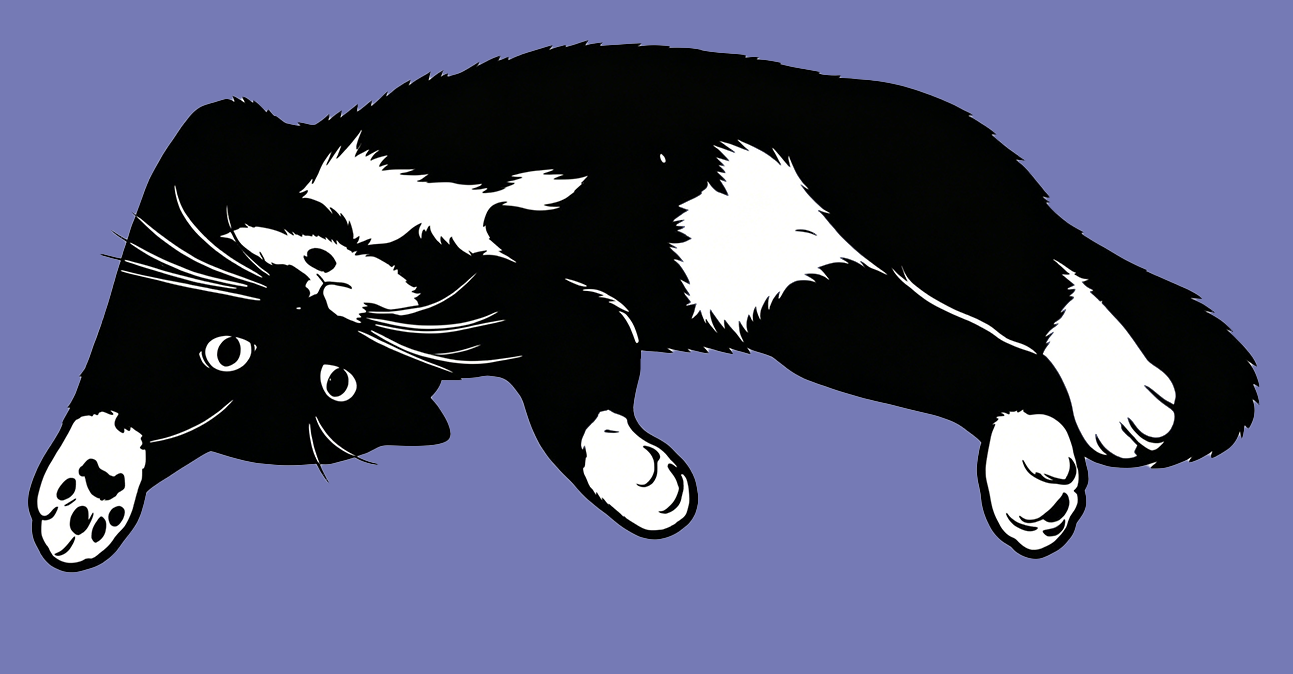
#> input picture images/menu/menu_shop2.png, 1293 x 674 px
$ python covert_pic.py
#> lines starting #> are read from the running program, lines starting #| are printed output that depends on the picture
from PIL import Image
import os

img = Image.open('images/menu/menu_shop2.png')
#> img is the input picture: PIL image 1293x674 RGBA; mean R, G, B, A 91.3, 94.6, 127.3, 255
bbox = img.getbbox()
#> bbox = (0, 0, 1293, 674)
cropped = img.crop(bbox)

size = max(cropped.size)
#> size = 1293
square = Image.new('RGBA', (size, size), (0, 0, 0, 0))
#> square: PIL image 1293x1293 RGBA; every value is 0
offset = ((size - cropped.width) // 2, (size - cropped.height) // 2)
#> offset = (0, 309)
square.paste(cropped, offset)
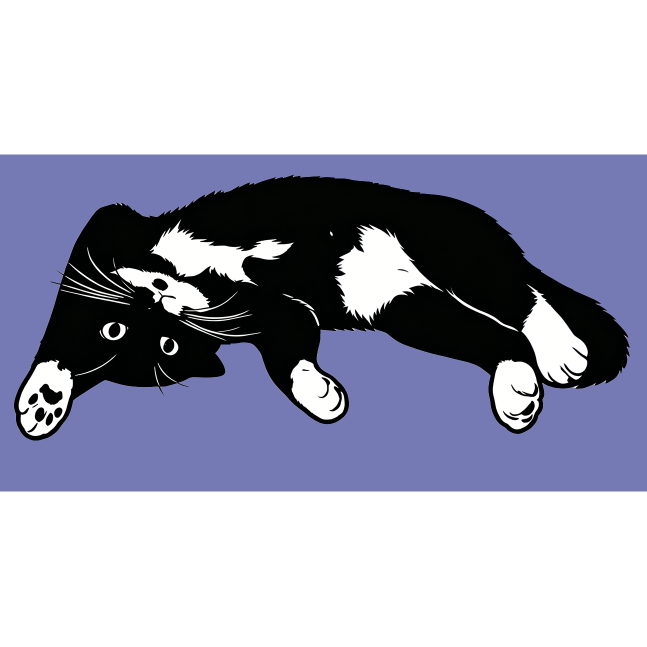
#> square: PIL image 1293x1293 RGBA (shown at 1/2 size); mean R, G, B, A 47.6, 49.3, 66.4, 132.9; transparent parts drawn white

sizes = [(16,16), (32,32), (48,48), (64,64), (128,128), (256,256)]
square.save(r'C:\Users\Administrator\Desktop\python_arduino\python_works\alien_invasion\images\test.ico', sizes=sizes)

# [7 lines of commented-out code are left out]

$ run again, with images/menu/menu_shop1.png copied over images/menu/menu_shop2.png
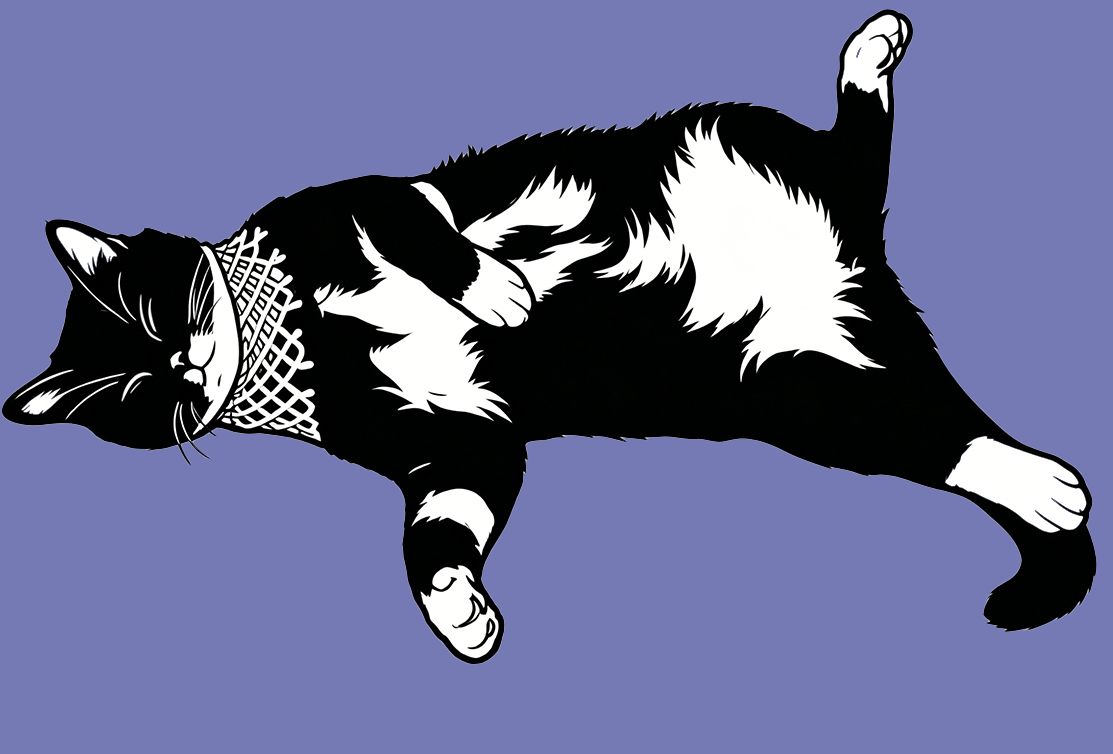
#> input picture images/menu/menu_shop1.png, 1113 x 754 px
#> img is the input picture: PIL image 1113x754 RGBA; mean R, G, B, A 102.7, 106.2, 144.4, 255
#> bbox = (0, 0, 1113, 754)
#> `square.paste(cropped, offset)`:
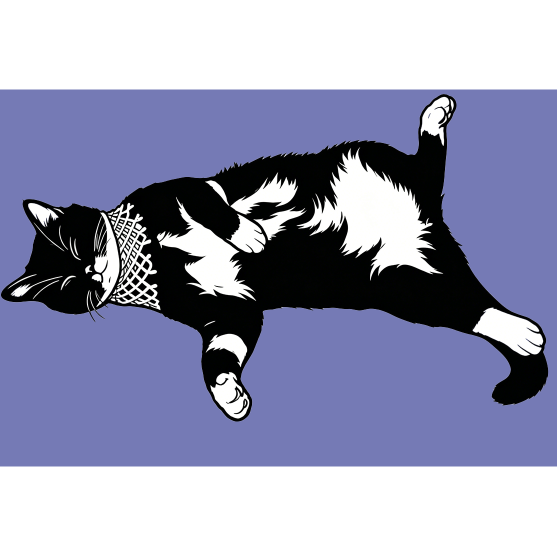
#> square: PIL image 1113x1113 RGBA (shown at 1/2 size); mean R, G, B, A 69.6, 72, 97.8, 172.7; transparent parts drawn white

$ run again, with images/menu/menu_shop3.png copied over images/menu/menu_shop2.png
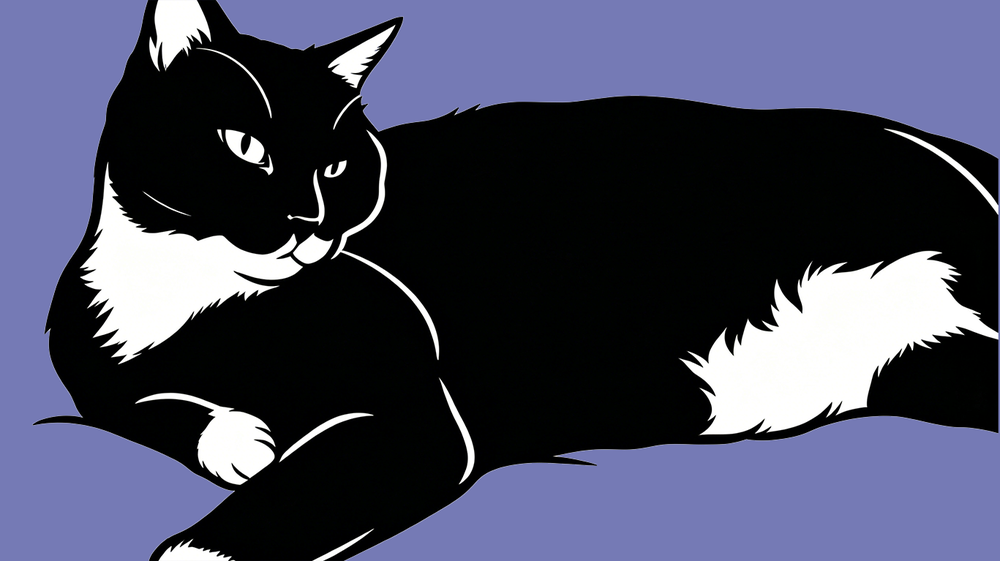
#> input picture images/menu/menu_shop3.png, 1000 x 561 px, shrunk from 1367 x 767 before the run
#> img is the input picture: PIL image 1000x561 RGBA; mean R, G, B, A 70.6, 73, 94.3, 255
#> bbox = (0, 0, 1000, 561)
#> `square.paste(cropped, offset)`:
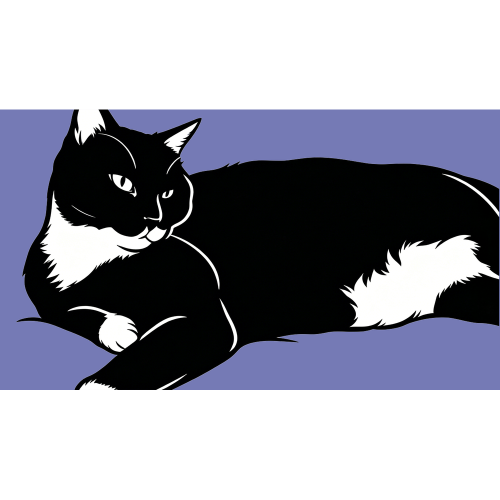
#> square: PIL image 1000x1000 RGBA (shown at 1/2 size); mean R, G, B, A 39.6, 40.9, 52.9, 143.1; transparent parts drawn white

$ run again, with images/menu/menu_shop4.png copied over images/menu/menu_shop2.png
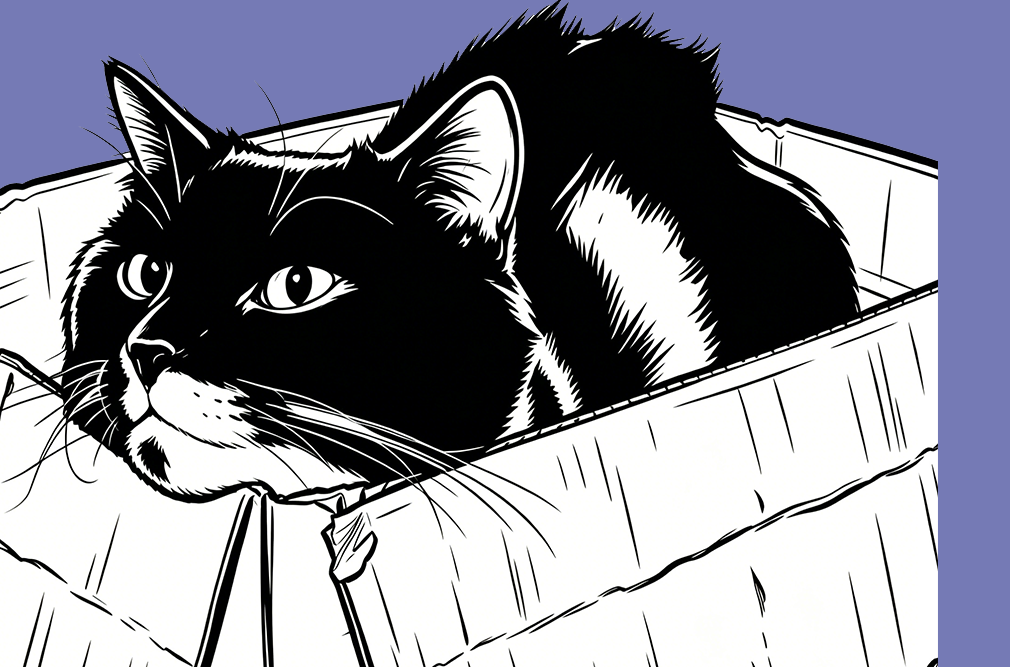
#> input picture images/menu/menu_shop4.png, 1010 x 667 px
#> img is the input picture: PIL image 1010x667 RGBA; mean R, G, B, A 139.5, 140.6, 152.6, 255
#> bbox = (0, 0, 1010, 667)
#> `square.paste(cropped, offset)`:
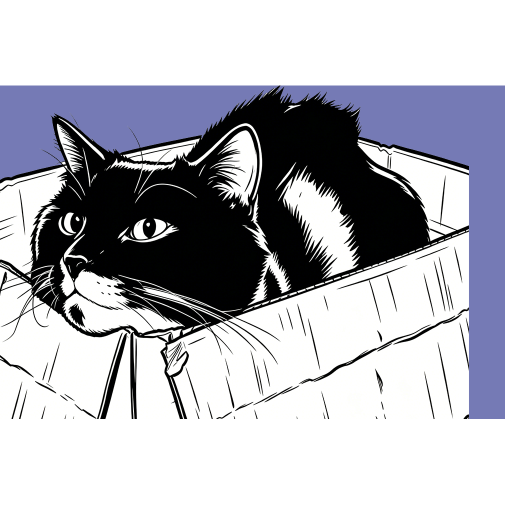
#> square: PIL image 1010x1010 RGBA (shown at 1/2 size); mean R, G, B, A 92.1, 92.9, 100.8, 168.4; transparent parts drawn white
